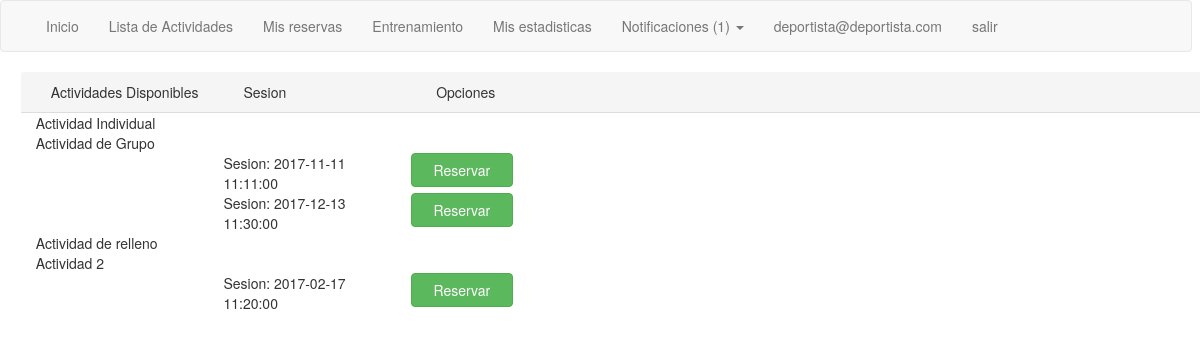
Screenshot of /Views/ListaActividades.php (signed in) with the database file from the repository.
### tables this page shows
CREATE TABLE `Actividad` (
  `idActividad` int(11) NOT NULL,
  `nomActividad` varchar(20) NOT NULL,
  `tipoAct` varchar(10) NOT NULL,
  `numPlazas` int(11) DEFAULT NULL
);

CREATE TABLE `Sesion` (
  `idSesion` int(11) NOT NULL,
  `numPlazasOcupadas` int(11) DEFAULT NULL,
  `fecha` datetime DEFAULT NULL,
  `Actividad_idActividad` int(11) NOT NULL
);

### Model/Actividad.php (called while the page is built, shortened)
<?php
class Actividad{
  function getNameAndID(){
    $db = DB::getDB();
    $consulta = "SELECT idActividad, nomActividad FROM Actividad";
    $result = $db->query($consulta);
    $res = array();
    while($row = $result->fetch_assoc()){
      array_push($res, $row);
    }
    return $res;
  }
  function getById($id){
    $db = DB::getDB();
    $consulta = "SELECT * FROM Actividad WHERE idActividad =".$id;
    $result = $db->query($consulta);
    return $result->fetch_assoc();
  }
    function getSesiones($idActividad){
      $db = DB::getDB();
      $consulta = "SELECT fecha, idSesion
                    FROM Sesion
                    WHERE Actividad_idActividad =".$idActividad;
      $result = $db->query($consulta);
      $res = array();
      while($row = $result->fetch_assoc()){
        array_push($res, $row);
      }
      return $res;
    }
    function getSesion($id){
      $db = DB::getDB();
      $consulta = "SELECT * FROM Sesion
                    WHERE idSesion =".$id;
      $result = $db->query($consulta);
      return $result->fetch_assoc();
    }
}
?>

### Controllers/c_Actividad.php (called while the page is built, shortened)
<?php
require_once("../Model/Actividad.php");
class ActividadController{
  public function gestionActividades(){
    $a = new Actividad();
    $actividades = $a->getNameAndID();
    return $actividades;
  }
    public function getSesiones($id){
      $a = new Actividad();
      $a->getSesiones($id);
      $result = $a->getSesiones($id);
      return $result;
    }
    public function quedanPlazas($id){
      $a = new Actividad();
      $sesion = $a->getSesion($id);
      $actividad = $a->getById($sesion['Actividad_idActividad']);
      $plazasTotales = $actividad['numPlazas'];
      $plazasOcupadas = $sesion['numPlazasOcupadas'];
      return ($plazasOcupadas < $plazasTotales);
    }
}
?>

### Model/Usuario.php (called while the page is built, shortened)
<?php
class Usuario{
    function getByEmail($email){
      $db = DB::getDB();
      $consulta = "SELECT * FROM Usuario WHERE email ='".$email."'";
      $result = $db->query($consulta);
      return $result->fetch_assoc();
    }
}
?>

### Controllers/c_Usuario.php (called while the page is built, shortened)
<?php
require_once("../Model/Usuario.php");
class UsuarioController{
    public function getUserByEmail($mail){
      $u = new Usuario();
      $result = $u->getByEmail($mail);
      return $result;
    }
}
 ?>

### Controllers/c_Reservas.php (called while the page is built, shortened)
<?php
require_once("../Model/Actividad.php");
require_once("../Controllers/c_Usuario.php");
require_once("../Controllers/c_Actividad.php");
require_once("../Model/Reserva.php");
class ReservaController{
  public function yaReservado($idSesion){
    $userController = new UsuarioController();
    $user = $userController->getUserByEmail($_SESSION['userID']);
    $r = new Reserva();
    return $r->existe($user['idUsuario'],$idSesion);
  }
}
?>

### Model/Reserva.php (called while the page is built, shortened)
<?php
class Reserva{
  function existe($idU,$idS){
    $db = DB::getDB();
    $consulta ="SELECT * FROM Reserva WHERE Usuario_idUsuario='".$idU."' AND Sesion_idSesion = '".$idS."'";
    $result = $db->query($consulta);
    if($result->num_rows==0){
      return false;
    }
      return true;
  }
}
  ?>

### Views/ListaActividades.php (the view, shortened to what this page needs)
<!DOCTYPE html>
<html>
  <head>
    <?php
    require_once('NavBar.php');
    require_once('../Controllers/c_Actividad.php');
    require_once('../Controllers/c_Reservas.php');
    $actividadesController = new ActividadController();
    $reservasController = new ReservaController();
    $actividades = $actividadesController->gestionActividades();
    ?>
  </head>
  <body>
    <div class = 'tabla panel-default' >
      <div class = 'row panel-heading'>
        <span class ="col-md-2">Actividades Disponibles</span><span class ="col-md-2">Sesion  </span> <?php if(isset($_SESSION['userID'])){ ?><span class ="col-md-2">Opciones</span> <?php }?>
      </div>
      <?php foreach($actividades as $it){ ?>
        <div class = 'row'>
          <span  class="col-md-2"><?php echo ($it['nomActividad']); ?> </span></br>
          <?php
          $sesiones = $actividadesController->getSesiones($it['idActividad']);
          foreach($sesiones as $it2){
          ?>
          <div class='row'>
          <form method= "post" action = "../Controllers/c_Reservas.php?op=1" class ='derecha' id="reservar<?php echo($it2['idSesion']);?>">
            <span  class="col-md-2"></span>
            <span  class="col-md-2">Sesion: <?php echo($it2['fecha']) ?></span>
          </form>
          <?php
          if(isset($_SESSION['userID'])){
            if(!$reservasController->yaReservado($it2['idSesion'])&&$actividadesController->quedanPlazas($it2['idSesion'])){
            ?>
              <button class="col-md-1 btn btn-success" type="submit" form="reservar<?php echo($it2['idSesion']);?>" name="idActividad" value="<?php echo($it['idActividad']);?>">Reservar</button>
            <?php
            }
            ?>
            <?php
          }
          ?>
          </div>
          <?php
        }
        ?>
      </div>
      <?php } ?>
    </div>
  </body>
</html>

### rows the page displays
actividad: nomActividad "Actividad Individual"
actividad: nomActividad "Actividad de Grupo"
sesion: fecha "2017-11-11 11:11:00", $it['idActividad'] 2 (drawn)
sesion: fecha "2017-12-13 11:30:00", $it2['idSesion'] 2 (drawn)
actividad: nomActividad "Actividad de relleno"
actividad: nomActividad "Actividad 2"
sesion: fecha "2017-02-17 11:20:00", $it['idActividad'] 4 (drawn)

### other values shown
count($notificaciones)-1 "1"
$_SESSION['userID'] "deportista@deportista.com"
